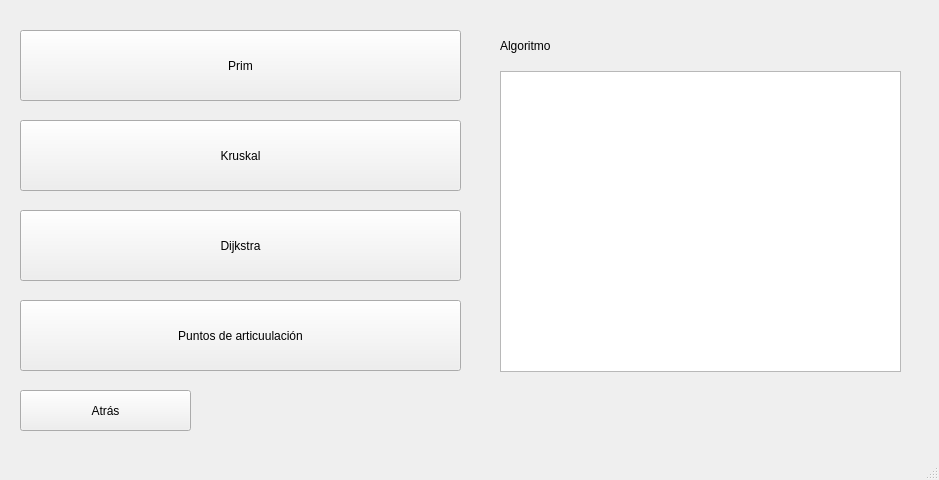
<?xml version="1.0" encoding="UTF-8"?>
<ui version="4.0">
 <class>window_city</class>
 <widget class="QMainWindow" name="window_city">
  <property name="geometry">
   <rect>
    <x>0</x>
    <y>0</y>
    <width>939</width>
    <height>480</height>
   </rect>
  </property>
  <property name="windowTitle">
   <string>MainWindow</string>
  </property>
  <widget class="QWidget" name="centralwidget">
   <widget class="QPushButton" name="insertarPas_2">
    <property name="geometry">
     <rect>
      <x>20</x>
      <y>120</y>
      <width>441</width>
      <height>71</height>
     </rect>
    </property>
    <property name="text">
     <string>Kruskal</string>
    </property>
   </widget>
   <widget class="QPushButton" name="insertarPas_4">
    <property name="geometry">
     <rect>
      <x>20</x>
      <y>300</y>
      <width>441</width>
      <height>71</height>
     </rect>
    </property>
    <property name="text">
     <string>Puntos de articuulación</string>
    </property>
   </widget>
   <widget class="QLabel" name="label">
    <property name="geometry">
     <rect>
      <x>500</x>
      <y>30</y>
      <width>201</width>
      <height>31</height>
     </rect>
    </property>
    <property name="text">
     <string>Algoritmo</string>
    </property>
   </widget>
   <widget class="QPushButton" name="back">
    <property name="geometry">
     <rect>
      <x>20</x>
      <y>390</y>
      <width>171</width>
      <height>41</height>
     </rect>
    </property>
    <property name="text">
     <string>Atrás</string>
    </property>
   </widget>
   <widget class="QPushButton" name="insertarPas_3">
    <property name="geometry">
     <rect>
      <x>20</x>
      <y>210</y>
      <width>441</width>
      <height>71</height>
     </rect>
    </property>
    <property name="text">
     <string>Dijkstra</string>
    </property>
   </widget>
   <widget class="QPushButton" name="insertarPas">
    <property name="geometry">
     <rect>
      <x>20</x>
      <y>30</y>
      <width>441</width>
      <height>71</height>
     </rect>
    </property>
    <property name="text">
     <string>Prim</string>
    </property>
   </widget>
   <widget class="QListWidget" name="listWidget">
    <property name="geometry">
     <rect>
      <x>500</x>
      <y>71</y>
      <width>401</width>
      <height>301</height>
     </rect>
    </property>
   </widget>
  </widget>
  <widget class="QMenuBar" name="menubar">
   <property name="geometry">
    <rect>
     <x>0</x>
     <y>0</y>
     <width>939</width>
     <height>17</height>
    </rect>
   </property>
  </widget>
  <widget class="QStatusBar" name="statusbar"/>
 </widget>
 <resources/>
 <connections/>
</ui>
